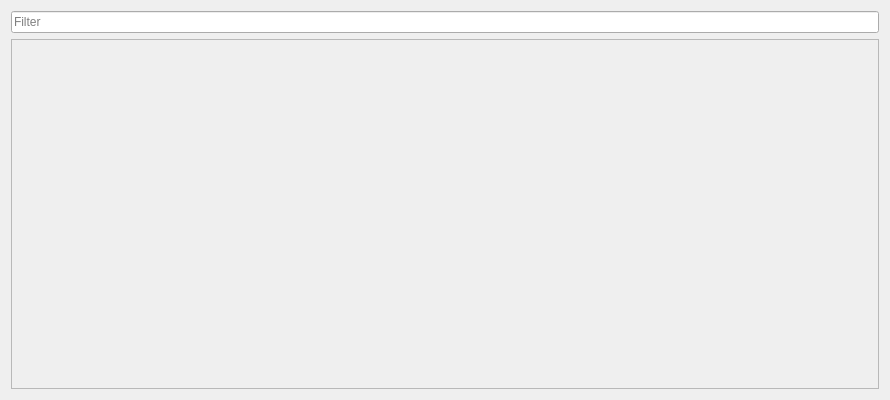
<?xml version="1.0" encoding="UTF-8"?>
<ui version="4.0">
 <class>Form</class>
 <widget class="QWidget" name="Form">
  <property name="geometry">
   <rect>
    <x>0</x>
    <y>0</y>
    <width>890</width>
    <height>400</height>
   </rect>
  </property>
  <property name="windowTitle">
   <string>Form</string>
  </property>
  <layout class="QVBoxLayout" name="verticalLayout_3">
   <item>
    <widget class="QLineEdit" name="lineEdit">
     <property name="placeholderText">
      <string>Filter</string>
     </property>
    </widget>
   </item>
   <item>
    <widget class="QScrollArea" name="scrollArea">
     <property name="widgetResizable">
      <bool>true</bool>
     </property>
     <widget class="QWidget" name="scrollAreaWidgetContents">
      <property name="geometry">
       <rect>
        <x>0</x>
        <y>0</y>
        <width>870</width>
        <height>354</height>
       </rect>
      </property>
      <layout class="QVBoxLayout" name="verticalLayout_2">
       <item>
        <layout class="QVBoxLayout" name="verticalLayout"/>
       </item>
      </layout>
     </widget>
    </widget>
   </item>
  </layout>
 </widget>
 <resources/>
 <connections/>
</ui>
